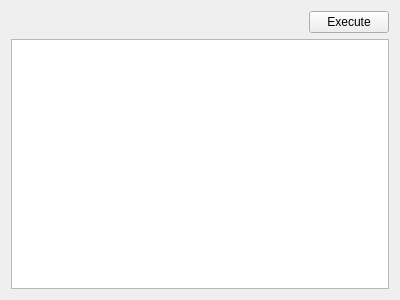
<?xml version="1.0" encoding="UTF-8"?>
<ui version="4.0">
 <class>DockScriptEditor</class>
 <widget class="QWidget" name="DockScriptEditor">
  <property name="geometry">
   <rect>
    <x>0</x>
    <y>0</y>
    <width>400</width>
    <height>300</height>
   </rect>
  </property>
  <property name="windowTitle">
   <string>Form</string>
  </property>
  <layout class="QVBoxLayout" name="verticalLayout">
   <item>
    <layout class="QHBoxLayout" name="horizontalLayout">
     <item>
      <spacer name="horizontalSpacer">
       <property name="orientation">
        <enum>Qt::Orientation::Horizontal</enum>
       </property>
       <property name="sizeHint" stdset="0">
        <size>
         <width>40</width>
         <height>20</height>
        </size>
       </property>
      </spacer>
     </item>
     <item>
      <widget class="QPushButton" name="pbScriptExecute">
       <property name="text">
        <string>Execute</string>
       </property>
      </widget>
     </item>
    </layout>
   </item>
   <item>
    <widget class="QPlainTextEdit" name="pteScript">
     <property name="font">
      <font>
       <family>JetBrains Mono</family>
       <pointsize>12</pointsize>
      </font>
     </property>
    </widget>
   </item>
  </layout>
 </widget>
 <resources/>
 <connections/>
</ui>
